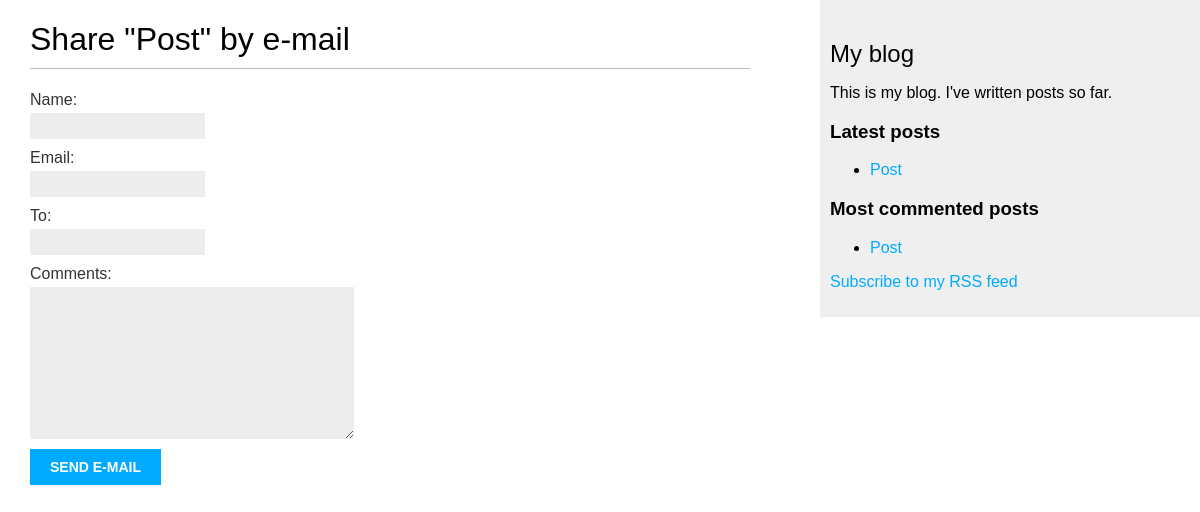
The page /blog/1/share/ on the database as committed earlier.
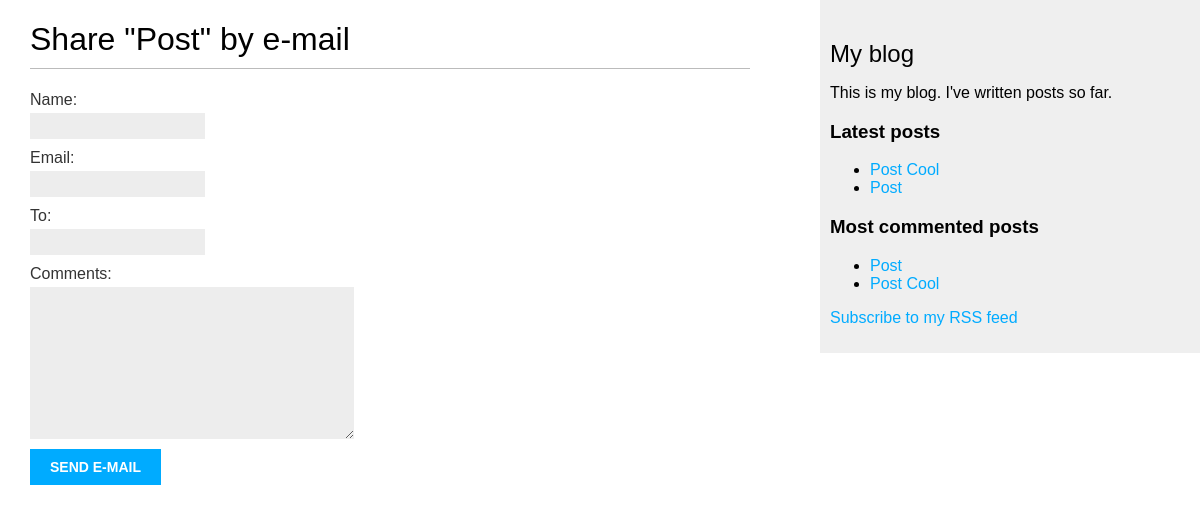
The same page on the database as committed later.
### blog/models.py (models this page shows, shortened)
class Post(models.Model):
    STATUS_CHOICES = (
        ("draft", "Draft"),
        ("published", "Published"),
    )
    title = models.CharField(max_length=250)
    slug = models.SlugField(max_length=250, unique_for_date="publish")
    author = models.ForeignKey(
        User, on_delete=models.CASCADE, related_name="blog_posts"
    )
    body = models.TextField()
    publish = models.DateTimeField(default=timezone.now)
    created = models.DateTimeField(auto_now_add=True)
    updated = models.DateTimeField(auto_now=True)
    status = models.CharField(max_length=10, choices=STATUS_CHOICES, default="draft")
    tags = TaggableManager()
    objects = models.Manager()
    published = PublishedManager()
    class Meta:
        ordering = ("-publish",)
    def get_absolute_url(self):
        return reverse(
            "blog:post_detail",
            args=[self.publish.year, self.publish.month, self.publish.day, self.slug],
        )

### blog/views.py (the view)
# urls.py: path("<int:post_id>/share/", post_share, name="post_share"),
def post_share(request, post_id):
    post = get_object_or_404(Post, id=post_id, status="published")
    sent = False
    if request.method == "POST":
        form = EmailPostForm(request.POST)
        if form.is_valid():
            cd = form.cleaned_data
            post_url = request.build_absolute_uri(post.get_absolute_url())
            subject = f"{cd['name']} recommends you read " f"{post.title}"
            message = (
                f"Read {post.title} at {post_url}\n\n"
                f"{cd['name']}'s comments: {cd['comments']}"
            )
            send_mail(subject, message, "tavi040tavi@gmail.com", [cd["to"]])
            sent = True
    else:
        form = EmailPostForm()
    return render(
        request, "blog/post/share.html", {"post": post, "form": form, "sent": sent}
    )

### blog/forms.py
class EmailPostForm(forms.Form):
    name = forms.CharField(max_length=25)
    email = forms.EmailField()
    to = forms.EmailField()
    comments = forms.CharField(required=False, widget=forms.Textarea)

### blog/models.py (called while the page is built)
    def get_queryset(self):
        return super(PublishedManager, self).get_queryset().filter(status="published")

### blog/templatetags/blog_tags.py (called while the page is built)
@register.inclusion_tag('blog/post/latest_posts.html')
def show_latest_posts(count=5):
    latest_posts = Post.published.order_by('-publish')[:count]
    return {'latest_posts': latest_posts}

@register.simple_tag
def get_most_commented_posts(count=5):
    return Post.published.annotate(
        total_comments=Count('comments')
    ).order_by('-total_comments')[:count]

### blog/templates/blog/post/share.html (shortened to what this page needs)
{% extends "blog/base.html" %}
{% block content %}
{% if sent %}
<h1>E-mail successfully sent</h1>
<p>
	"{{ post.title }}" was successfully sent to {{ form.cleaned_data.to }}.
</p>
{% else %}
<h1>Share "{{ post.title }}" by e-mail</h1>
<form method="post">
	{{ form.as_p }}
	<input type="submit" value="Send e-mail">
</form>
{% endif %}
{% endblock %}

### blog/templates/blog/base.html (shortened to what this page needs)
{% load blog_tags %}
{% load static %}
<!DOCTYPE html>
<html>
  <head>
    <link href="{% static "css/blog.css" %}" rel="stylesheet">
  </head>
  <body>
    <div id="content">
      {% block content %}{% endblock %}
    </div>
    <div id="sidebar">
      <h2>
        My blog</h2>
      <p>
        This is my blog. I've written posts so far.</p>
      <h3>
        Latest posts</h3>
      {% show_latest_posts 3 %}
      <h3>
        Most commented posts</h3>
      {% get_most_commented_posts as most_commented_posts %}
      <ul>
        {% for post in most_commented_posts %}
          <li>
            <a href="{{ post.get_absolute_url }}">
              {{ post.title }}
            </a>
          </li>
        {% endfor %}
      </ul>
      <p>
        <a href="{% url "blog:post_feed" %}">
          Subscribe to my RSS feed</a>
      </p>
    </div>
  </body>
</html>

### blog/templates/blog/post/latest_posts.html
<ul>
     {% for post in latest_posts %}
       <li>
         <a href="{{ post.get_absolute_url }}">{{ post.title }}</a>
       </li>
     {% endfor %}
</ul>

### blog/static/css/blog.css (style rules this page uses)
body { margin:0; padding:0; font-family:helvetica, sans-serif; }
a { color:#00abff; text-decoration:none; }
h1 { font-weight:normal; border-bottom:1px solid #bbb; padding:0 0 10px 0; }
h2 { font-weight:normal; margin:30px 0 0; }
#content { float:left; width:60%; padding:0 0 0 30px; }
#sidebar { float:right; width:30%; padding:10px; background:#efefef; height:100%; }
label { float:left; clear:both; color:#333; margin-bottom:4px; }
input, textarea { clear:both; float:left; margin:0 0 10px; background:#ededed; border:0; padding:6px 10px; font-size:12px; }
input[type=submit] { font-weight:bold; background:#00abff; color:#fff; padding:10px 20px; font-size:14px; text-transform:uppercase; }

Rows that differ between the two databases and show on the page:
added Post: title "Post Cool"
